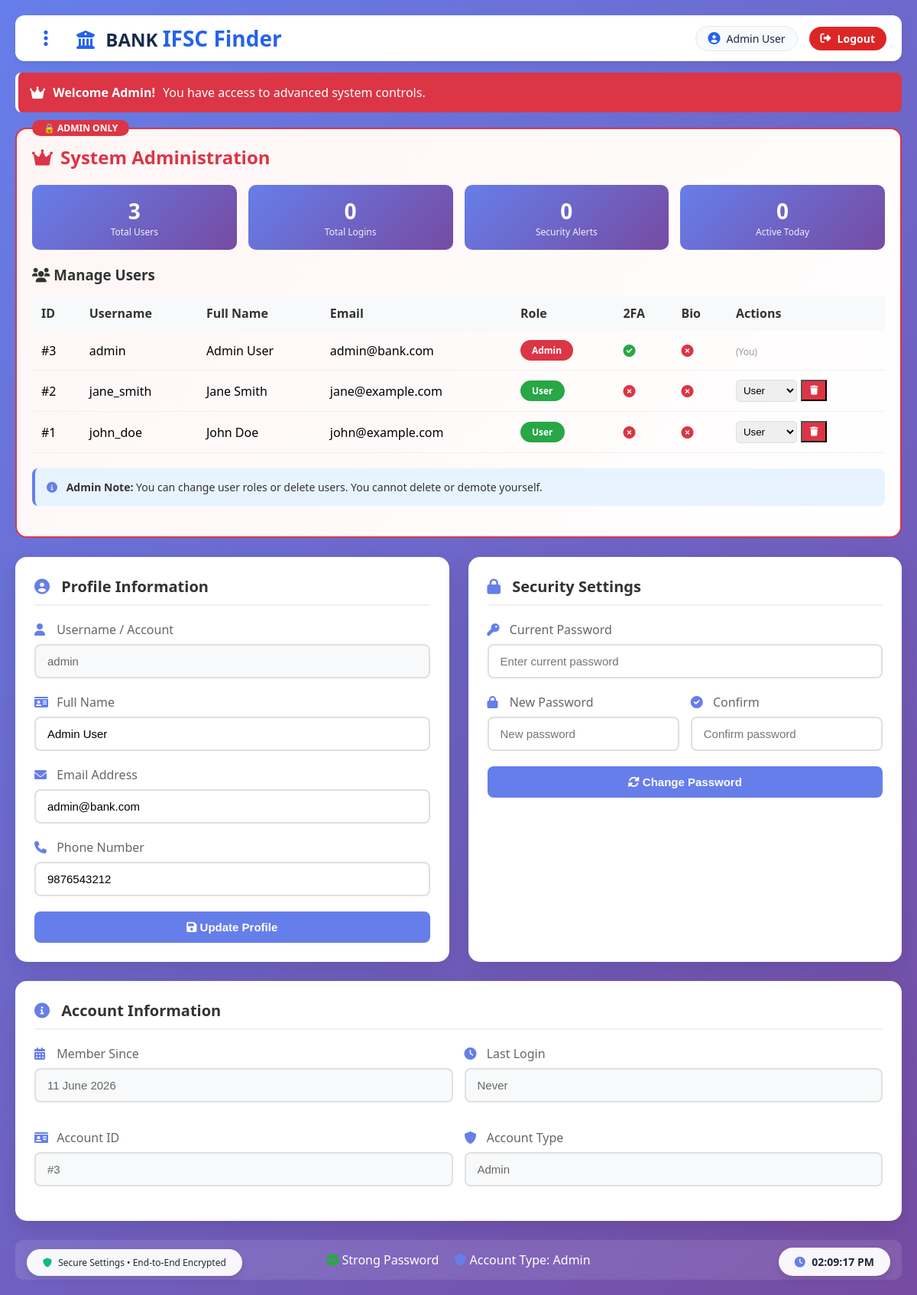
The app's page /settings.php (signed in) with its own data.
### tables this page shows
CREATE TABLE IF NOT EXISTS `users` (
    `id` INT AUTO_INCREMENT PRIMARY KEY,
    `username` VARCHAR(50) UNIQUE NOT NULL,
    `email` VARCHAR(100) UNIQUE NOT NULL,
    `password` VARCHAR(255) NOT NULL,
    `phone` VARCHAR(20),
    `full_name` VARCHAR(100),
    `role` ENUM('user', 'admin') DEFAULT 'user',
    `two_factor_enabled` BOOLEAN DEFAULT FALSE,
    `biometric_enabled` BOOLEAN DEFAULT FALSE,
    `created_at` TIMESTAMP DEFAULT CURRENT_TIMESTAMP,
    `last_login` TIMESTAMP NULL
);

### settings.php (the view, shortened to what this page needs)
<?php
require_once 'db_config.php';
$is_logged_in = false;
$user_id = null;
$username = null;
$full_name = null;
$user_role = 'guest';
if (isset($_SESSION['user_id'])) {
    $is_logged_in = true;
    $user_id = $_SESSION['user_id'];
    $username = $_SESSION['username'] ?? '';
    $full_name = $_SESSION['full_name'] ?? '';
    $user_role = 'user';
    $user_query = mysqli_query($conn, "SELECT * FROM users WHERE id = $user_id");
    if ($user_query && mysqli_num_rows($user_query) > 0) {
        $user = mysqli_fetch_assoc($user_query);
        $user_role = $user['role'] ?? 'user';
    }
}
$is_admin = ($user_role === 'admin');
$all_users = [];
if ($is_admin) {
    $users_query = mysqli_query($conn, "SELECT * FROM users ORDER BY id DESC");
    if ($users_query) {
        $all_users = mysqli_fetch_all($users_query, MYSQLI_ASSOC);
    }
}
$system_stats = [];
if ($is_admin) {
    $system_stats['total_users'] = mysqli_fetch_assoc(mysqli_query($conn, "SELECT COUNT(*) as count FROM users"))['count'] ?? 0;
    $system_stats['total_logins'] = mysqli_fetch_assoc(mysqli_query($conn, "SELECT COUNT(*) as count FROM login_history"))['count'] ?? 0;
    $system_stats['total_alerts'] = mysqli_fetch_assoc(mysqli_query($conn, "SELECT COUNT(*) as count FROM security_alerts"))['count'] ?? 0;
    $system_stats['total_devices'] = mysqli_fetch_assoc(mysqli_query($conn, "SELECT COUNT(*) as count FROM known_devices"))['count'] ?? 0;
    $system_stats['active_today'] = mysqli_fetch_assoc(mysqli_query($conn, "SELECT COUNT(DISTINCT user_id) as count FROM login_history WHERE DATE(login_time) = CURDATE()"))['count'] ?? 0;
}
?>
<!DOCTYPE html>
<html lang="en">
<head>
    <link href="https://cdnjs.cloudflare.com/ajax/libs/font-awesome/6.0.0/css/all.min.css" rel="stylesheet">
</head>
<body>
    <div class="header">
        <div class="three-dots" onclick="toggleMenu()">
            <i class="fa-solid fa-ellipsis-vertical"></i>
        </div>
        <div class="logo">
            <i class="fa-solid fa-building-columns"></i> BANK <span>IFSC Finder</span>
        </div>
        <?php if ($is_logged_in): ?>
        <div class="user-info">
            <div class="user-details">
                <i class="fas fa-user-circle"></i>
                <span><?php echo htmlspecialchars($full_name ?: $username); ?></span>
            </div>
            <a href="logout2.php" class="logout-btn">
                <i class="fas fa-sign-out-alt"></i> <span>Logout</span>
            </a>
        </div>
        <?php endif; ?>
    </div>
    <div class="container">
        <?php if ($is_admin): ?>
        <div class="alert success" style="background: #dc3545; color: white; border-left: 4px solid #fff;">
            <i class="fas fa-crown"></i>
            <strong>Welcome Admin!</strong> You have access to advanced system controls.
        </div>
        <?php endif; ?>
        <?php if ($is_admin): ?>
        <div class="admin-section">
            <div class="admin-header">
                <i class="fas fa-crown"></i>
                <h2>System Administration</h2>
            </div>
            <div class="stats-grid">
                <div class="stat-card">
                    <div class="number"><?php echo $system_stats['total_users']; ?></div>
                    <div class="label">Total Users</div>
                </div>
                <div class="stat-card">
                    <div class="number"><?php echo $system_stats['total_logins']; ?></div>
                    <div class="label">Total Logins</div>
                </div>
                <div class="stat-card">
                    <div class="number"><?php echo $system_stats['total_alerts']; ?></div>
                    <div class="label">Security Alerts</div>
                </div>
                <div class="stat-card">
                    <div class="number"><?php echo $system_stats['active_today']; ?></div>
                    <div class="label">Active Today</div>
                </div>
            </div>
            <h3 style="margin: 20px 0 15px; color: #333;">
                <i class="fas fa-users"></i> Manage Users
            </h3>
            <table class="user-table">
                <thead>
                    <tr>
                        <th>ID</th>
                        <th>Username</th>
                        <th>Full Name</th>
                        <th>Email</th>
                        <th>Role</th>
                        <th>2FA</th>
                        <th>Bio</th>
                        <th>Actions</th>
                    </tr>
                </thead>
                <tbody>
                    <?php foreach ($all_users as $u): ?>
                    <tr>
                        <td>#<?php echo $u['id']; ?></td>
                        <td><?php echo $u['username']; ?></td>
                        <td><?php echo $u['full_name']; ?></td>
                        <td><?php echo $u['email']; ?></td>
                        <td>
                            <span class="user-badge <?php echo ($u['role'] ?? 'user') == 'admin' ? 'badge-admin' : 'badge-user'; ?>" style="margin:0;">
                                <?php echo ucfirst($u['role'] ?? 'user'); ?>
                            </span>
                        </td>
                        <td>
                            <?php if (!empty($u['two_factor_enabled'])): ?>
                                <i class="fas fa-check-circle" style="color:#28a745;"></i>
                            <?php else: ?>
                                <i class="fas fa-times-circle" style="color:#dc3545;"></i>
                            <?php endif; ?>
                        </td>
                        <td>
                            <?php if (!empty($u['biometric_enabled'])): ?>
                                <i class="fas fa-check-circle" style="color:#28a745;"></i>
                            <?php else: ?>
                                <i class="fas fa-times-circle" style="color:#dc3545;"></i>
                            <?php endif; ?>
                        </td>
                        <td>
                            <?php if ($u['id'] != $user_id): ?>
                            <div style="display: flex; gap: 5px;">
                                <form method="POST" style="display:inline;">
                                    <select name="role" class="role-select" onchange="this.form.submit()">
                                        <option value="user" <?php echo ($u['role'] ?? 'user') == 'user' ? 'selected' : ''; ?>>User</option>
                                    </select>
                                </form>
                                <form method="POST" style="display:inline;" onsubmit="return confirm('Delete user <?php echo $u['username']; ?>?');">
                                    <button type="submit" name="admin_delete_user" class="btn-danger" style="padding:5px 10px; font-size:12px;">
                                        <i class="fas fa-trash"></i>
                                    </button>
                                </form>
                            </div>
                            <?php else: ?>
                                <span style="color:#999; font-size:12px;">(You)</span>
                            <?php endif; ?>
                        </td>
                    </tr>
                    <?php endforeach; ?>
                </tbody>
            </table>
            <div class="info-box" style="margin-top:20px;">
                <i class="fas fa-info-circle"></i>
                <strong>Admin Note:</strong> You can change user roles or delete users. You cannot delete or demote yourself.
            </div>
        </div>
        <?php endif; ?>
        <div class="settings-grid">
            <div class="card">
                <h2><i class="fas fa-user-circle"></i> Profile Information</h2>
                <form method="POST">
                    <div class="form-group">
                        <label><i class="fas fa-user"></i> Username / Account</label>
                        <input type="text" value="<?php echo $username; ?>" readonly>
                    </div>
                    <div class="form-group">
                        <label><i class="fas fa-id-card"></i> Full Name</label>
                        <input type="text" name="full_name" value="<?php echo $full_name; ?>" required>
                    </div>
                    <div class="form-group">
                        <label><i class="fas fa-envelope"></i> Email Address</label>
                        <input type="email" name="email" value="<?php echo $user['email'] ?? ''; ?>" required>
                    </div>
                    <div class="form-group">
                        <label><i class="fas fa-phone"></i> Phone Number</label>
                        <input type="text" name="phone" value="<?php echo $user['phone'] ?? ''; ?>" required>
                    </div>
                    <button type="submit" name="update_profile" class="btn btn-primary">
                        <i class="fas fa-save"></i> Update Profile
                    </button>
                </form>
            </div>
            <div class="card">
                <h2><i class="fas fa-lock"></i> Security Settings</h2>
                <form method="POST">
                    <div class="form-group">
                        <label><i class="fas fa-key"></i> Current Password</label>
                        <input type="password" name="current_password" placeholder="Enter current password" required>
                    </div>
                    <div class="row">
                        <div class="form-group">
                            <label><i class="fas fa-lock"></i> New Password</label>
                            <input type="password" name="new_password" placeholder="New password" required>
                        </div>
                        <div class="form-group">
                            <label><i class="fas fa-check-circle"></i> Confirm</label>
                            <input type="password" name="confirm_password" placeholder="Confirm password" required>
                        </div>
                    </div>
                    <button type="submit" name="change_password" class="btn btn-primary">
                        <i class="fas fa-sync-alt"></i> Change Password
                    </button>
                </form>
            </div>
        </div>
        <div class="card" style="margin-top:25px;">
            <h2><i class="fas fa-info-circle"></i> Account Information</h2>
            <div class="row">
                <div class="form-group">
                    <label><i class="fas fa-calendar-alt"></i> Member Since</label>
                    <input type="text" value="<?php echo isset($user['created_at']) ? date('d F Y', strtotime($user['created_at'])) : date('d F Y'); ?>" readonly>
                </div>
                <div class="form-group">
                    <label><i class="fas fa-clock"></i> Last Login</label>
                    <input type="text" value="<?php echo isset($user['last_login']) && $user['last_login'] ? date('d F Y, h:i A', strtotime($user['last_login'])) : 'Never'; ?>" readonly>
                </div>
                <div class="form-group">
                    <label><i class="fas fa-id-card"></i> Account ID</label>
                    <input type="text" value="<?php echo '#' . $user_id; ?>" readonly>
                </div>
                <div class="form-group">
                    <label><i class="fas fa-shield-alt"></i> Account Type</label>
                    <input type="text" value="<?php echo ucfirst($user_role); ?>" readonly>
                </div>
            </div>
        </div>
        <div style="background: rgba(255,255,255,0.1); border-radius: 10px; padding: 15px; margin-top: 25px; color: white;">
            <div style="display: flex; gap: 20px; flex-wrap: wrap; justify-content: center;">
                <span><i class="fas fa-check-circle" style="color:#28a745;"></i> Strong Password</span>
                <span><i class="fas fa-shield-alt" style="color:#667eea;"></i> Account Type: <?php echo ucfirst($user_role); ?></span>
            </div>
        </div>
    </div>
    <div class="live-clock" id="live-clock">
    </div>
    <div class="footer-note">
        <i class="fas fa-shield-alt"></i> Secure Settings • End-to-End Encrypted
    </div>
</body>
</html>

### records on screen
users: id "3", biometric_enabled "0", username "admin", full_name "Admin User", email "admin@bank.com", role "Admin", two_factor_enabled 1 (drawn), shows "(You)", phone "9876543212", created_at "11 June 2026", last_login "Never"
users: id "2", username "jane_smith", full_name "Jane Smith", email "jane@example.com", role "User", two_factor_enabled 0 (drawn), biometric_enabled 0 (drawn)
users: id "1", username "john_doe", full_name "John Doe", email "john@example.com", role "User", two_factor_enabled 0 (drawn), biometric_enabled 0 (drawn)

### other values on screen
$full_name ?: $username "Admin User"
